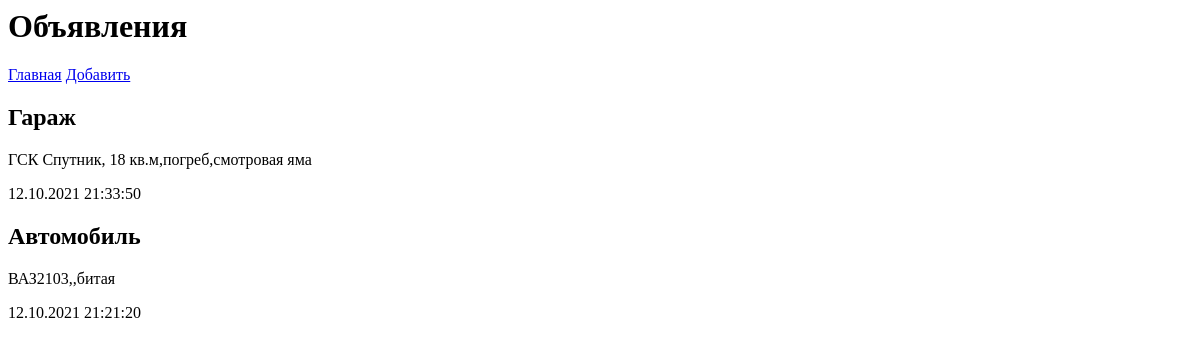
The app's page /bboard/, older data.
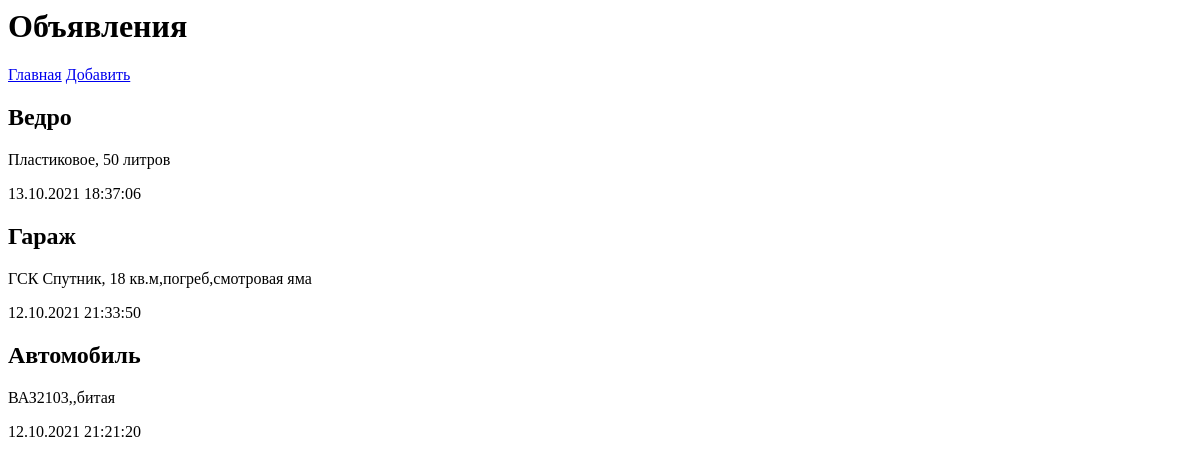
The same page, newer data.
### bboard/models.py (models this page shows)
class Bb(models.Model):
    title = models.CharField(max_length=50, verbose_name='Товар')
    content = models.TextField(null=True, blank=True, verbose_name='Описание')
    price = models.FloatField(null=True, blank=True, verbose_name='Цена')
    published = models.DateTimeField(
        auto_now_add=True, db_index=True, verbose_name='Опубликовано'
    )
    rubric = models.ForeignKey(
        'Rubric', null=True,
        on_delete=models.PROTECT, verbose_name='Рубрика'
    )
    class Meta:
        verbose_name_plural = 'Объявления'
        verbose_name = 'Объявление'
        ordering = ['-published']

### bboard/views.py (the view)
# urls.py: path('', index, name='index'),
def index(request):
    bbs = Bb.objects.all()
    rubrics = Rubric.objects.all()
    context = {'bbs': bbs, 'rubrics': rubrics}
    return render(request, 'bboard/index.html', context)

### bboard/templates/bboard/index.html (shortened to what this page needs)
<html>
    <head>
    </head>
    <body>
        <h1>Объявления</h1>
        <div>
            <a href ="{% url "index" %}">Главная</a>
            <a href="{% url "add" %}">Добавить</a>
        </div>
        {% for bb in bbs %}
        <div>
            <h2>{{ bb.title }}</h2>
            <p>{{ bb.content }}</p>
            <p>{{ bb.published|date:"d.m.Y H:i:s"}}</p>
        </div>
        {% endfor %}
    </body>
</html>

Row changes from the older to the newer data that the page shows:
added Bb: title "Ведро", content "Пластиковое, 50 литров", published "13.10.2021 18:37:06"
